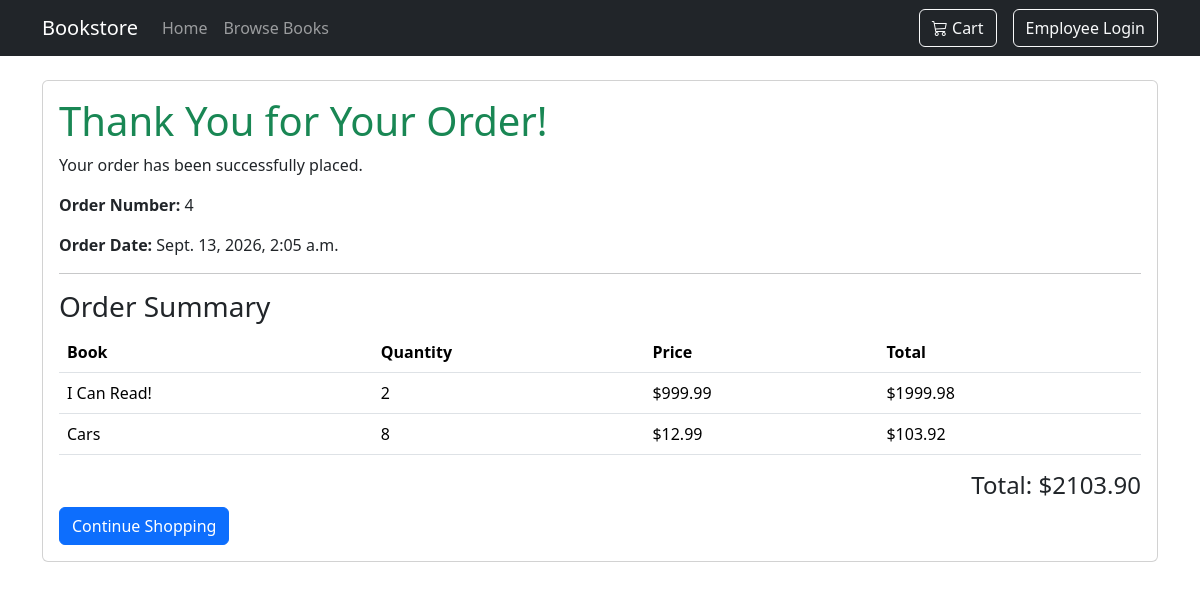
The app's page /sales/confirmation/4/ with its own data.
### sales/models.py (models this page shows, shortened)
class Sale(models.Model):
    customer = models.ForeignKey(Customer, on_delete=models.SET_NULL, null=True, blank=True)
    user = models.ForeignKey(settings.AUTH_USER_MODEL, on_delete=models.SET_NULL, null=True, blank=True)
    sale_date = models.DateTimeField(auto_now_add=True)
    subtotal = models.DecimalField(max_digits=10, decimal_places=2, default=0)
    tax = models.DecimalField(max_digits=10, decimal_places=2, default=0)
    total = models.DecimalField(max_digits=10, decimal_places=2, default=0)
    payment_method = models.CharField(max_length=20, blank=True)
    amount_paid = models.DecimalField(max_digits=10, decimal_places=2, default=0)
    change_due = models.DecimalField(max_digits=10, decimal_places=2, default=0)

class SaleItem(models.Model):
    sale = models.ForeignKey(Sale, on_delete=models.CASCADE)
    book = models.ForeignKey(Book, on_delete=models.PROTECT)
    quantity = models.PositiveIntegerField(default=1)
    price_each = models.DecimalField(max_digits=10, decimal_places=2)
    line_total = models.DecimalField(max_digits=10, decimal_places=2)

### inventory/models.py (models this page shows, shortened)
class Book(models.Model):
    title = models.CharField(max_length=200)
    author = models.CharField(max_length=200, blank=True)
    isbn = models.CharField(max_length=20, blank=True)
    price = models.DecimalField(max_digits=10, decimal_places=2, null=True, blank=True)
    quantity = models.IntegerField(default=0)
    shelf_location = models.CharField(max_length=50, blank=True)

### sales/views.py (the view)
# urls.py: path("confirmation/<int:sale_id>/",views.confirmation,name="confirmation"),
def confirmation(request, sale_id):
    sale = get_object_or_404(Sale, id=sale_id)
    items = SaleItem.objects.filter(
        sale=sale
    ).select_related("book")
    return render(
        request,
        "sales/confirmation.html",
        {
            "sale": sale,
            "items": items,
        },
    )

### cart/context_processors.py (called while the page is built)
def cart_count(request):
    cart = request.session.get("cart", {})
    count = sum(
        int(quantity)
        for quantity in cart.values()
    )
    return {
        "cart_count": count
    }

### sales/templates/sales/confirmation.html (shortened to what this page needs)
{% extends "base.html" %}
{% block content %}
<div class="card">
    <div class="card-body">
        <h1 class="text-success">
            Thank You for Your Order!
        </h1>
        <p>
            Your order has been successfully placed.
        </p>
        <p>
            <strong>Order Number:</strong>
            {{ sale.id }}
        </p>
        <p>
            <strong>Order Date:</strong>
            {{ sale.sale_date }}
        </p>
        <hr>
        <h3>Order Summary</h3>
        <table class="table">
            <thead>
                <tr>
                    <th>Book</th>
                    <th>Quantity</th>
                    <th>Price</th>
                    <th>Total</th>
                </tr>
            </thead>
            <tbody>
                {% for item in items %}
                <tr>
                    <td>{{ item.book.title }}</td>
                    <td>{{ item.quantity }}</td>
                    <td>${{ item.price_each }}</td>
                    <td>${{ item.line_total }}</td>
                </tr>
                {% endfor %}
            </tbody>
        </table>
        <h4 class="text-end">
            Total: ${{ sale.total }}
        </h4>
        <a href="{% url 'books' %}" class="btn btn-primary">
            Continue Shopping
        </a>
    </div>
</div>
{% endblock %}

### records on screen
Sale: id "4", sale_date "Sept. 13, 2026, 2:05 a.m.", total "2103.90"
SaleItem: book "I Can Read!", quantity "2", price_each "999.99", line_total "1999.98"
SaleItem: book "Cars", quantity "8", price_each "12.99", line_total "103.92"
